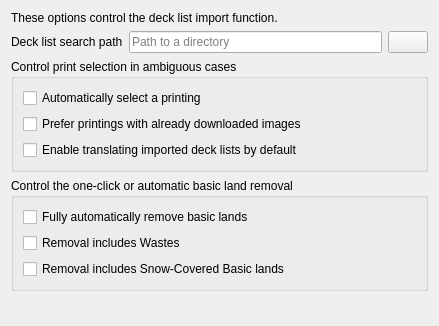
<?xml version="1.0" encoding="UTF-8"?>
<ui version="4.0">
 <class>DecklistImportSettingsPage</class>
 <widget class="QWidget" name="DecklistImportSettingsPage">
  <property name="geometry">
   <rect>
    <x>0</x>
    <y>0</y>
    <width>439</width>
    <height>326</height>
   </rect>
  </property>
  <layout class="QGridLayout" name="gridLayout">
   <item row="1" column="2">
    <widget class="QPushButton" name="deck_list_search_path_browse_button">
     <property name="toolTip">
      <string>Browse …</string>
     </property>
     <property name="text">
      <string/>
     </property>
     <property name="icon">
      <iconset theme="document-open"/>
     </property>
    </widget>
   </item>
   <item row="1" column="0">
    <widget class="QLabel" name="deck_list_search_path_label">
     <property name="text">
      <string>Deck list search path</string>
     </property>
    </widget>
   </item>
   <item row="3" column="0" colspan="3">
    <widget class="QGroupBox" name="basic_land_removal_group_box">
     <property name="toolTip">
      <string>The import wizard can remove basic lands fully- or semi-automatic.
These settings control the removal behavior.</string>
     </property>
     <property name="title">
      <string>Control the one-click or automatic basic land removal</string>
     </property>
     <layout class="QVBoxLayout" name="verticalLayout">
      <item>
       <widget class="QCheckBox" name="automatic_basics_removal_enable">
        <property name="toolTip">
         <string extracomment="Tooltip">If enabled, basic lands are automatically removed from deck lists.
If disabled, the deck import wizard keeps them by default,
but offers the removal via a single button click.</string>
        </property>
        <property name="text">
         <string>Fully automatically remove basic lands</string>
        </property>
       </widget>
      </item>
      <item>
       <widget class="QCheckBox" name="remove_basic_wastes_enable">
        <property name="toolTip">
         <string extracomment="Tooltip">When enabled, treat Wastes like any other basic land</string>
        </property>
        <property name="text">
         <string>Removal includes Wastes</string>
        </property>
       </widget>
      </item>
      <item>
       <widget class="QCheckBox" name="remove_snow_basics_enable">
        <property name="toolTip">
         <string extracomment="Tooltip">When enabled, treat Snow-Covered basic lands like any other basic land</string>
        </property>
        <property name="text">
         <string>Removal includes Snow-Covered Basic lands</string>
        </property>
       </widget>
      </item>
     </layout>
    </widget>
   </item>
   <item row="0" column="0" colspan="3">
    <widget class="QLabel" name="label">
     <property name="text">
      <string>These options control the deck list import function.</string>
     </property>
    </widget>
   </item>
   <item row="2" column="0" colspan="3">
    <widget class="QGroupBox" name="print_guessing_group_box">
     <property name="toolTip">
      <string>Not all deck list formats always contain complete data.
These options set the default behaviour when encountering ambiguous card</string>
     </property>
     <property name="title">
      <string>Control print selection in ambiguous cases</string>
     </property>
     <property name="checked">
      <bool>false</bool>
     </property>
     <layout class="QGridLayout" name="gridLayout_6">
      <item row="2" column="0">
       <widget class="QCheckBox" name="print_guessing_prefer_already_downloaded">
        <property name="toolTip">
         <string>When automatically selecting a printing, prefer printings with already downloaded images over other possible printings.</string>
        </property>
        <property name="text">
         <string>Prefer printings with already downloaded images</string>
        </property>
       </widget>
      </item>
      <item row="3" column="0">
       <widget class="QCheckBox" name="automatic_deck_list_translation_enable">
        <property name="toolTip">
         <string>Always enable automatic deck list translation when importing deck lists.
This avoids adding foreign language cards, if the deck list happens to contain some.</string>
        </property>
        <property name="text">
         <string>Enable translating imported deck lists by default</string>
        </property>
       </widget>
      </item>
      <item row="1" column="0">
       <widget class="QCheckBox" name="print_guessing_enable">
        <property name="toolTip">
         <string>Not all deck list formats always contain complete data to identify exact printings.
If enabled, choose an arbitrary printing, instead of failing to identify such cards.
With some deck list formats, this option is always enabled.</string>
        </property>
        <property name="text">
         <string>Automatically select a printing</string>
        </property>
       </widget>
      </item>
     </layout>
    </widget>
   </item>
   <item row="1" column="1">
    <widget class="QLineEdit" name="deck_list_search_path">
     <property name="toolTip">
      <string>If set, use this as the default location for loading deck lists. Your webbrowser’s download directory is a good choice.</string>
     </property>
     <property name="inputMethodHints">
      <set>Qt::ImhNoAutoUppercase</set>
     </property>
     <property name="placeholderText">
      <string>Path to a directory</string>
     </property>
     <property name="clearButtonEnabled">
      <bool>true</bool>
     </property>
    </widget>
   </item>
   <item row="4" column="0" colspan="3">
    <spacer name="spacer">
     <property name="orientation">
      <enum>Qt::Vertical</enum>
     </property>
     <property name="sizeHint" stdset="0">
      <size>
       <width>20</width>
       <height>20</height>
      </size>
     </property>
    </spacer>
   </item>
  </layout>
 </widget>
 <resources/>
 <connections/>
</ui>
